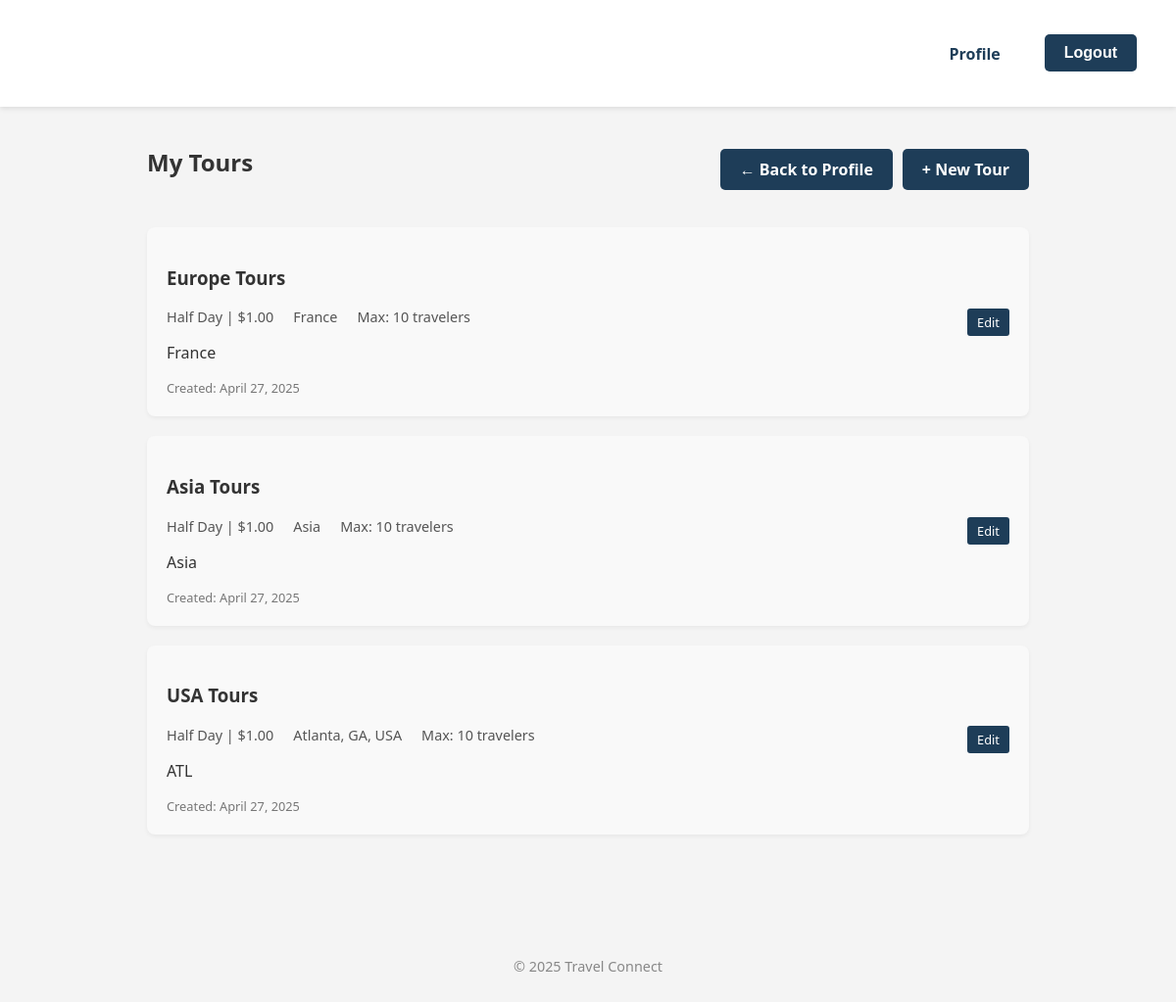
Screenshot of /guides/my-tours/ (signed in) with the database file from the repository.
### pages/models.py (models this page shows, shortened)
class Tour(models.Model):
    guide = models.ForeignKey(User, on_delete=models.CASCADE, related_name='tours')
    name = models.CharField(max_length=100)
    description = models.TextField()
    duration = models.CharField(max_length=50)  # e.g. "2 hours", "Half day"
    price = models.DecimalField(max_digits=10, decimal_places=2)
    max_travelers = models.PositiveIntegerField(default=10)
    location = models.CharField(max_length=200)
    created_at = models.DateTimeField(auto_now_add=True)
    updated_at = models.DateTimeField(auto_now=True)

### pages/views.py (the view)
# urls.py: path('guides/my-tours/', views.my_tours_view, name='my_tours'),
@login_required
def my_tours_view(request):
    if not request.user.is_guide():
        messages.error(request, "Only tour guides can access this page.")
        return redirect('profile')
    tours = Tour.objects.filter(guide=request.user).order_by('-created_at')
    return render(request, 'pages/my_tours.html', {
        'tours': tours
    })

### pages/models.py (called while the page is built)
    def is_guide(self):
        return self.role == 'guide'

    def is_admin(self):
        return self.role == 'admin'

### pages/templates/pages/my_tours.html (shortened to what this page needs)
{% extends 'pages/base.html' %}
{% block content %}
<div class="my-tours-container">
    <div class="tours-header">
        <h2>My Tours</h2>
        <div class="tours-actions">
            <a href="{% url 'profile' %}" class="btn">← Back to Profile</a>
            <a href="{% url 'create_tour' %}" class="btn">+ New Tour</a>
        </div>
    </div>
    {% if tours %}
        <div class="tours-list">
            {% for tour in tours %}
                <div class="tour-item">
                    <div class="tour-details">
                        <h3>{{ tour.name }}</h3>
                        <div class="tour-meta">
                            <span>{{ tour.duration }} | ${{ tour.price }}</span>
                            <span>{{ tour.location }}</span>
                            <span>Max: {{ tour.max_travelers }} travelers</span>
                        </div>
                        <p>{{ tour.description }}</p>
                        <div class="created-at">Created: {{ tour.created_at|date:"F j, Y" }}</div>
                    </div>
                    <div class="tour-actions">
                        <a href="{% url 'edit_tour' tour.id %}" class="btn-small">Edit</a>
                    </div>
                </div>
            {% endfor %}
        </div>
    {% else %}
        <div class="no-tours">
            <p>You haven't created any tours yet.</p>
            <a href="{% url 'create_tour' %}" class="btn">Create Your First Tour</a>
        </div>
    {% endif %}
</div>
{% endblock %}

### pages/static/core/style.css (style rules this page uses)
body { font-family: 'Segoe UI', sans-serif; margin: 0; padding: 0; background-color: #f4f4f4; color: #333; }
a { text-decoration: none; color: #1e3d58; }
.btn { display: inline-block; background-color: #1e3d58; color: white; padding: 10px 20px; border-radius: 5px; margin-top: 15px; font-weight: 600; border: none; cursor: pointer; text-align: center; font-size: 1rem; transition: background-color 0.3s ease, transform 0.2s ease; }
.btn-small { font-size: 0.8rem; padding: 5px 10px; background-color: #1e3d58; color: white; border: none; border-radius: 3px; cursor: pointer; transition: background-color 0.3s; }

### pages/templates/pages/my_tours.html (style rules this page uses)
.my-tours-container { max-width: 900px; margin: 0 auto; padding: 20px; }
.tours-header { display: flex; justify-content: space-between; align-items: center; margin-bottom: 30px; }
.tours-actions { display: flex; gap: 10px; }
.tours-list { display: flex; flex-direction: column; gap: 20px; }
.tour-item { display: flex; justify-content: space-between; padding: 20px; background-color: #f9f9f9; border-radius: 8px; box-shadow: 0 2px 4px rgba(0,0,0,0.05); }
.tour-details { flex: 1; }
.tour-meta { display: flex; gap: 20px; margin: 10px 0; font-size: 0.9em; color: #555; }
.created-at { margin-top: 10px; font-size: 0.8em; color: #777; }
.tour-actions { align-self: center; }

### rows the page displays
Tour: name "Europe Tours", duration "Half Day", price "1.00", location "France", max_travelers "10", description "France", created_at "April 27, 2025"
Tour: name "Asia Tours", duration "Half Day", price "1.00", location "Asia", max_travelers "10", description "Asia", created_at "April 27, 2025"
Tour: name "USA Tours", duration "Half Day", price "1.00", location "Atlanta, GA, USA", max_travelers "10", description "ATL", created_at "April 27, 2025"
